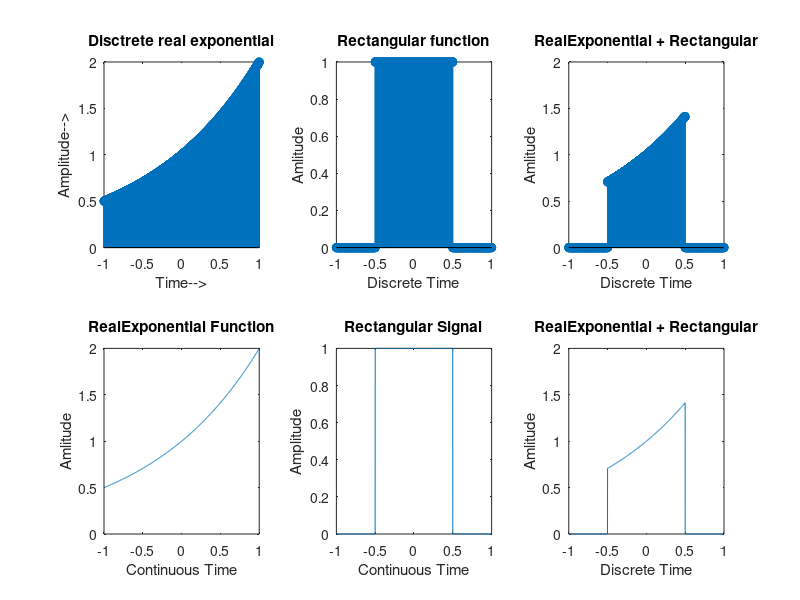

This chart was generated by the following MATLAB code:
% Disctrete real exponential
n=-1:0.001:1;
a=2;
rexp=a.^n;
subplot(2,3,1);
stem(n,rexp);
xlabel('Time-->');
ylabel('Amplitude-->');
title('Disctrete real exponential');


% discrete rectangular function
%fs2=1000;
%t2=-1:1/fs2:1;
n=-1:0.001:1;
rect=rectpuls(n);
subplot(2,3,2);
stem(n,rect);
xlabel('Discrete Time');
ylabel('Amlitude');
title('Rectangular function');

%Addition of realExponential and ractangular function(discrete time)
for i=1:length(rexp)
    add(i)=rexp(i)*rect(i);
end
subplot(2,3,3);
stem(n,add);
xlabel('Discrete Time');
ylabel('Amlitude');
title('RealExponential + Rectangular');


% Continuous real exponential
t=-1:0.001:1;
a=2;
rexp=a.^t;
subplot(2,3,4);
plot(t,rexp);
xlabel('Continuous Time');
ylabel('Amlitude');
title('RealExponential Function');


% continuous rectangular function
%fs=1000;
%t=-1:1/fs:1;
t=-1:0.001:1;
rect=rectpuls(t);
subplot(2,3,5);
plot(t,rect);
xlabel('Continuous Time');
ylabel('Amplitude');
title('Rectangular Signal');

%Addition of realExponential and ractangular function(continous time)
for i=1:length(rexp)
    add(i)=rexp(i)*rect(i);
end
subplot(2,3,6);
plot(t,add);
xlabel('Discrete Time');
ylabel('Amlitude');
title('RealExponential + Rectangular');
